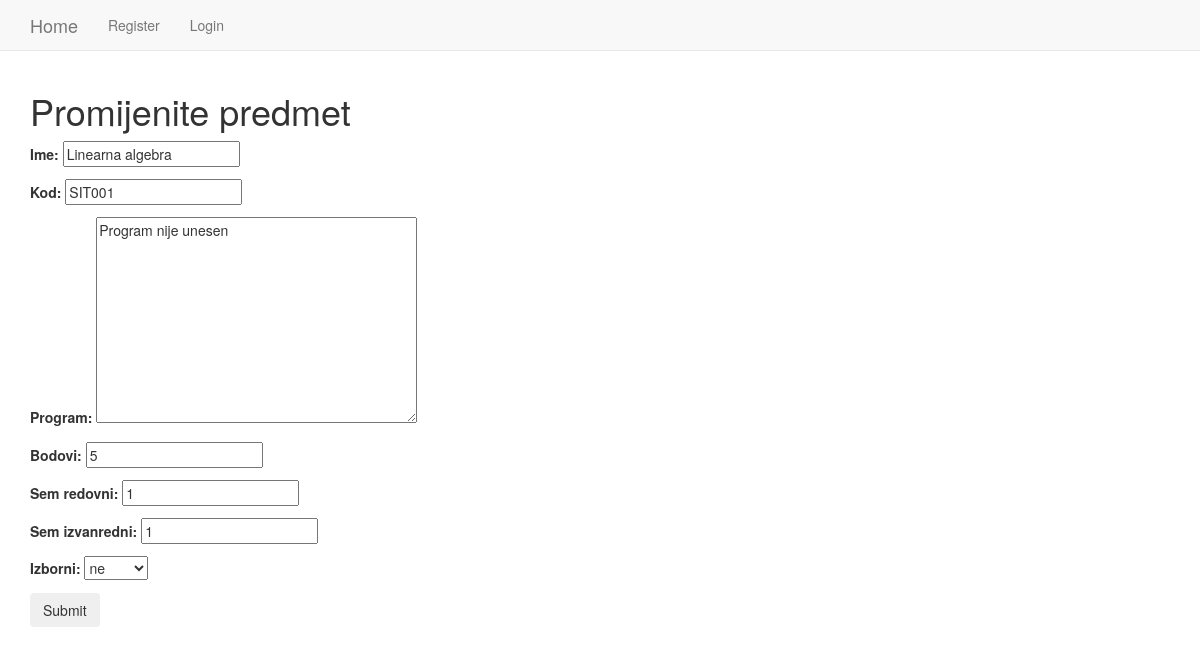
The page /vjezba8app/updatePredmet/1/ on the database its author committed.
### vjezba8app/models.py (models this page shows, shortened)
class Predmet(models.Model):
    ime = models.CharField(max_length=255)
    kod = models.CharField(max_length=16)
    program = models.TextField()
    bodovi = models.IntegerField()
    sem_redovni = models.IntegerField()
    sem_izvanredni = models.IntegerField()
    IZBORNI_ENUM = (('da', 'da'), ('ne', 'ne'))
    izborni = models.CharField(max_length=50, choices=IZBORNI_ENUM)

### vjezba8app/views.py (the view)
# urls.py: url(r'^updatePredmet/(?P<pk>\d+)/$', views.PredmetUpdateView.as_view(), name="update"),
class PredmetUpdateView(UpdateView):
    fields = ('ime', 'kod', 'program', 'bodovi', 'sem_redovni', 'sem_izvanredni', 'izborni')
    model = Predmet

### vjezba8app/templates/vjezba8app/predmet_form.html (shortened to what this page needs)
{% extends "vjezba8app/vjezba8app_base.html" %}
{% block body_block %}
<h1>
  {% if not form.instance.pk %}
    Unesite novi predmet
  {% else %}
    Promijenite predmet
  {% endif %}
</h1>
<form class="" method="POST">
  {{ form.as_p }}
  <input type="submit" class="btn btn_primary" value="Submit">
</form>
{% endblock %}

### rows shown on the page
Predmet: ime "Linearna algebra", kod "SIT001", program "Program nije unesen", bodovi "5", sem_redovni "1", sem_izvanredni "1", izborni "ne"
